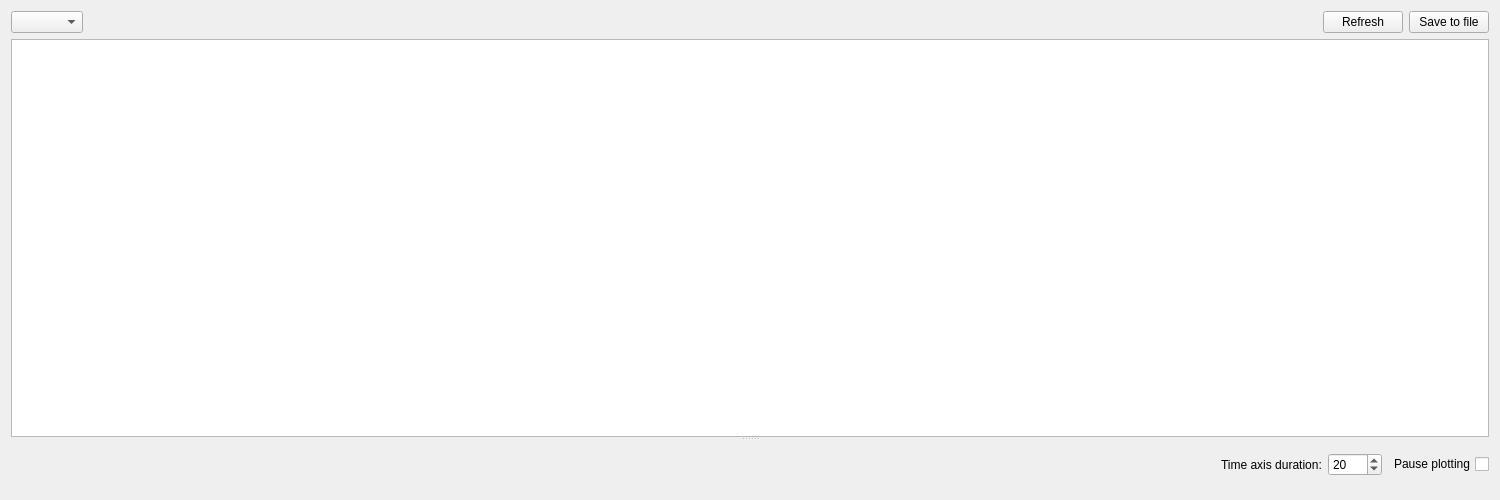
<?xml version="1.0" encoding="UTF-8"?>
<ui version="4.0">
 <class>param_tuning</class>
 <widget class="QWidget" name="param_tuning">
  <property name="geometry">
   <rect>
    <x>0</x>
    <y>0</y>
    <width>1500</width>
    <height>500</height>
   </rect>
  </property>
  <property name="sizePolicy">
   <sizepolicy hsizetype="Expanding" vsizetype="Expanding">
    <horstretch>0</horstretch>
    <verstretch>0</verstretch>
   </sizepolicy>
  </property>
  <property name="windowTitle">
   <string>Autopilot Parameter Tuning</string>
  </property>
  <property name="autoFillBackground">
   <bool>false</bool>
  </property>
  <layout class="QVBoxLayout" name="verticalLayout">
   <item>
    <layout class="QHBoxLayout" name="param_button_layout">
     <item>
      <widget class="QComboBox" name="group_selection"/>
     </item>
     <item>
      <spacer name="horizontal_spacer_0">
       <property name="orientation">
        <enum>Qt::Horizontal</enum>
       </property>
       <property name="sizeHint" stdset="0">
        <size>
         <width>40</width>
         <height>20</height>
        </size>
       </property>
      </spacer>
     </item>
     <item>
      <widget class="QPushButton" name="refresh_button">
       <property name="text">
        <string>Refresh</string>
       </property>
      </widget>
     </item>
     <item>
      <widget class="QPushButton" name="save_button">
       <property name="text">
        <string>Save to file</string>
       </property>
      </widget>
     </item>
    </layout>
   </item>
   <item>
    <widget class="QSplitter" name="splitter">
     <property name="orientation">
      <enum>Qt::Vertical</enum>
     </property>
     <widget class="QTableView" name="param_table_view"/>
     <widget class="QWidget" name="verticalLayoutWidget">
      <layout class="QVBoxLayout" name="plot_layout">
       <item>
        <layout class="QHBoxLayout" name="plot_button_layout">
         <item>
          <spacer name="horizontal_spacer_1">
           <property name="orientation">
            <enum>Qt::Horizontal</enum>
           </property>
           <property name="sizeHint" stdset="0">
            <size>
             <width>40</width>
             <height>20</height>
            </size>
           </property>
          </spacer>
         </item>
         <item>
          <widget class="QLabel" name="time_axis_label">
           <property name="text">
            <string>Time axis duration:</string>
           </property>
          </widget>
         </item>
         <item>
          <widget class="QSpinBox" name="time_duration_spin_box">
           <property name="minimum">
            <number>5</number>
           </property>
           <property name="maximum">
            <number>1000</number>
           </property>
           <property name="singleStep">
            <number>5</number>
           </property>
           <property name="stepType">
            <enum>QAbstractSpinBox::DefaultStepType</enum>
           </property>
           <property name="value">
            <number>20</number>
           </property>
          </widget>
         </item>
         <item>
          <widget class="QCheckBox" name="pause_plot_check_box">
           <property name="layoutDirection">
            <enum>Qt::RightToLeft</enum>
           </property>
           <property name="text">
            <string>Pause plotting</string>
           </property>
          </widget>
         </item>
        </layout>
       </item>
      </layout>
     </widget>
    </widget>
   </item>
  </layout>
 </widget>
 <resources/>
 <connections/>
</ui>
